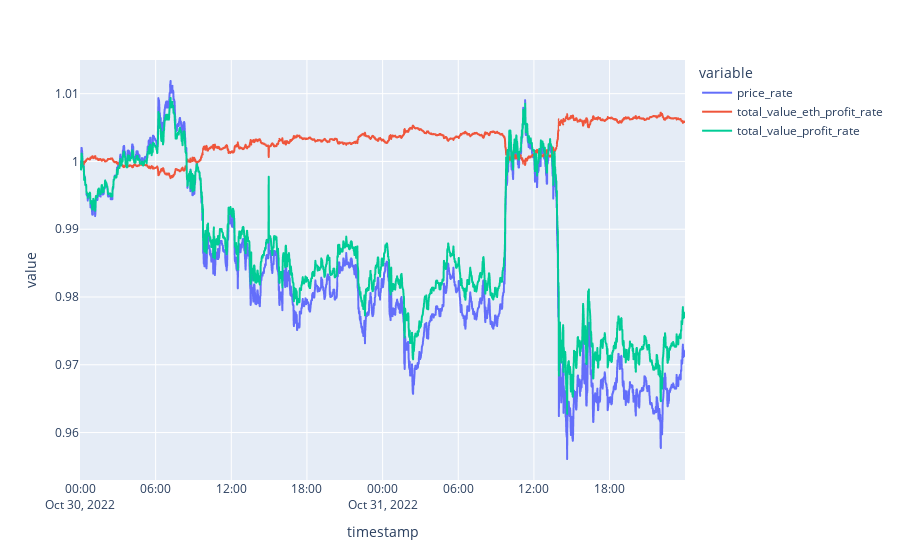

This figure's notebook cell:
### Code cell
NET_VALUE_BASE = 'ETH'
RUNNING_TIME = 1
SEND_NOTICE = False
DATE_START = date(2022, 9, 1)
DATE_END = date(2022, 10, 31)
pd.options.plotting.backend = "plotly"

instance1=backtest_instance(1.24,2.3,0.78,0.05)

df_merge = generate_dfmerge(instance1)


df_merge[['price_rate','total_value_eth_profit_rate','total_value_profit_rate']].plot()

### Figure 1 — Plotly figure (JSON) as saved in the notebook; plotly's stock layout.template omitted (floating-point values rounded to 4 significant figures; data arrays with more than 128 entries replaced by an {"elided": "..."} marker saying what was removed)
{"data": [{"hovertemplate": "variable=price_rate<br>timestamp=%{x}<br>value=%{y}<extra></extra>", "legendgroup": "price_rate", "line": {"color": "#636efa", "dash": "solid"}, "marker": {"symbol": "circle"}, "mode": "lines", "name": "price_rate", "showlegend": true, "type": "scattergl", "x": {"elided": "2880 str values"}, "xaxis": "x", "y": {"elided": "2880 float values"}, "yaxis": "y"}, {"hovertemplate": "variable=total_value_eth_profit_rate<br>timestamp=%{x}<br>value=%{y}<extra></extra>", "legendgroup": "total_value_eth_profit_rate", "line": {"color": "#EF553B", "dash": "solid"}, "marker": {"symbol": "circle"}, "mode": "lines", "name": "total_value_eth_profit_rate", "showlegend": true, "type": "scattergl", "x": {"elided": "2880 str values"}, "xaxis": "x", "y": {"elided": "2880 float values"}, "yaxis": "y"}, {"hovertemplate": "variable=total_value_profit_rate<br>timestamp=%{x}<br>value=%{y}<extra></extra>", "legendgroup": "total_value_profit_rate", "line": {"color": "#00cc96", "dash": "solid"}, "marker": {"symbol": "circle"}, "mode": "lines", "name": "total_value_profit_rate", "showlegend": true, "type": "scattergl", "x": {"elided": "2880 str values"}, "xaxis": "x", "y": {"elided": "2880 float values"}, "yaxis": "y"}], "layout": {"legend": {"title": {"text": "variable"}, "tracegroupgap": 0}, "margin": {"t": 60}, "xaxis": {"anchor": "y", "domain": [0, 1], "title": {"text": "timestamp"}}, "yaxis": {"anchor": "x", "domain": [0, 1], "title": {"text": "value"}}}}
